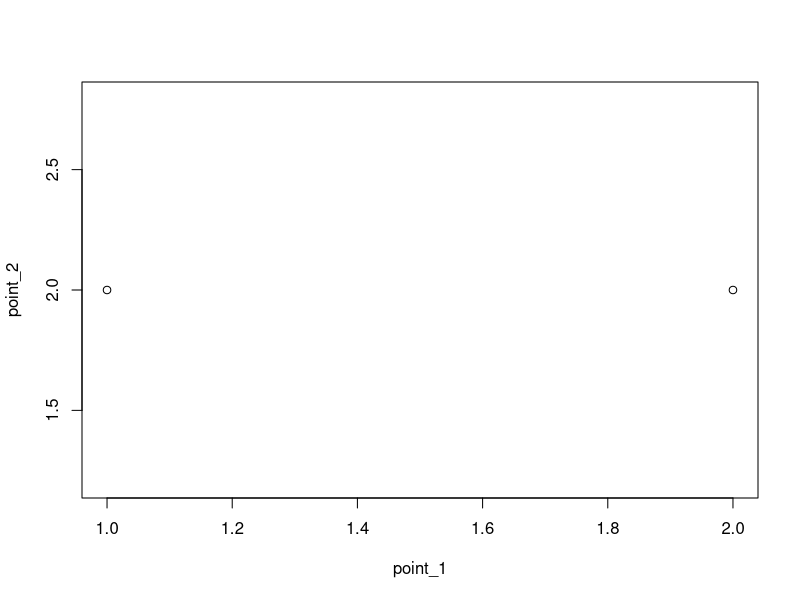
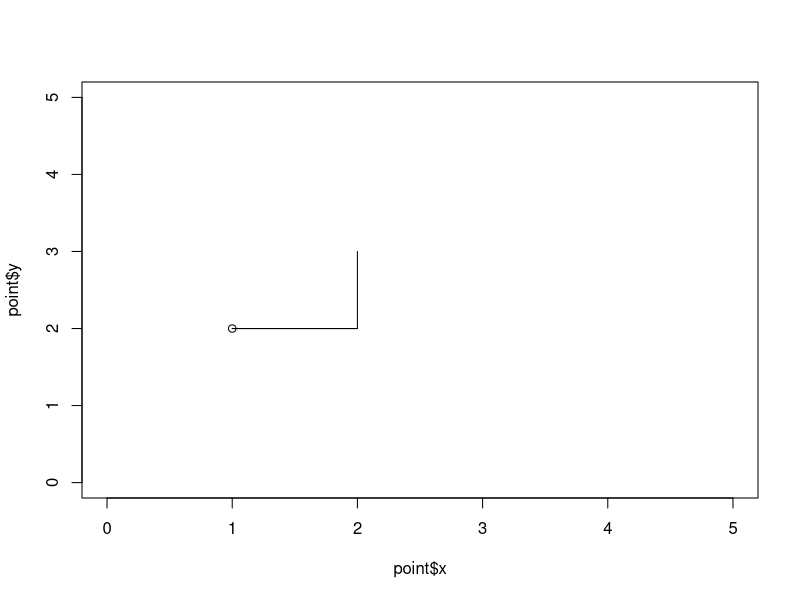

Reproduce these figures in R, in order. (Note: this script raises an error after producing the figures.)
#1
#Creating instances of a class using a function
new.cat <- function(length, weight, color){
  output <- list(length=length, weight=weight, color=color)
  class(output) <- "cat"
  return(output)
}
frank <- new.cat(length=4, weight=4, color="brown")
frank

#Creating instances of a class the easy way 
furry <- list(length=20, weight=10, color="black")
class(furry) <- "cat"
kitty <- list(length=30, weight=15, color="white")
class(kitty) <- "cat"
furry
kitty
#Race Method
race <- function(first, second) {
  if(!inherits(first, "cat") | !inherits(second, "cat"))
    stop("You haven't given me two cats!")
  if(first$length > second$length) {
    print("First cat won!")
    return(first)
  }
  print("Second cat won!")
  return(second)
}

race(furry, kitty)
#Print method
print.cat <- function(x, ...){
  cat("This", x$color, "cat weighs", x$weight, "kg.")
}
print.cat(furry)
print.cat(kitty)

#2.
new.point <- function(x,y){
  output <- list(x=x, y=y)
  class(output) <- "point"
  return(output)
}
point_1 <- new.point(x=1, y=2)
point_2 <- new.point(x=2, y=2)
point_3 <- new.point(x=2, y=3)
point_4 <- new.point(x=1, y=5)

#3.
#Function to create new instances of the class "point"
distance <- function(point1,point2) {
  if(!inherits(point1, "point") | !inherits(point2, "point"))
    stop("You haven't given me two points!")
  out = sqrt((point2$y - point1$y)^2 + (point2$x-point1$x)^2)
  return(out)
}
distance(point_1, point_2)

#4.
new.line <- function(point1, point2){
  output <- list(point1, point2)
  class(output) <- "line"
  return(output)
}
line_1 <- new.line(point_1, point_2)
line_2 <- new.line(point_3, point_4)
plot(point_1, point_2)

#5.

new.polygon <- function(points){
  output <- vector("list", length(points))
  for (i in 1:(length(points)-1)){
    output[[i]] <- new.line(points[[i]], points[[i+1]])
    print(i)
  }
  class(output) <- "polygon"
  output[[length(points)]] <- new.line(points[length(points)], points[1])
  return(output)
}
hi <- list(point_1, point_2, point_3)
polygon <- new.polygon(hi)
polygon

#6.
plot.point <- function(point){
  plot(point$x, point$y, xlim= c(0,5), ylim = c(0,5))
}
plot.point(point_1)

plot.line <- function(line){
  'if(!inherits(point1, "point") | !inherits(point2, "point")){
    stop("You havent given me two points!")
  }'
  segments(line[[1]]$x, line[[1]]$y, line[[2]]$x, line[[2]]$y)
}
plot.line(line_1)

#7.
plot.polygon <- function(polygon){
  for (i in 1:(length(polygon))){
    print(polygon[[i]])
    plot.line(polygon[[i]])
    print(i)
  }
}
print(polygon)
plot.polygon(polygon)  


#8.

#9.

#10.
